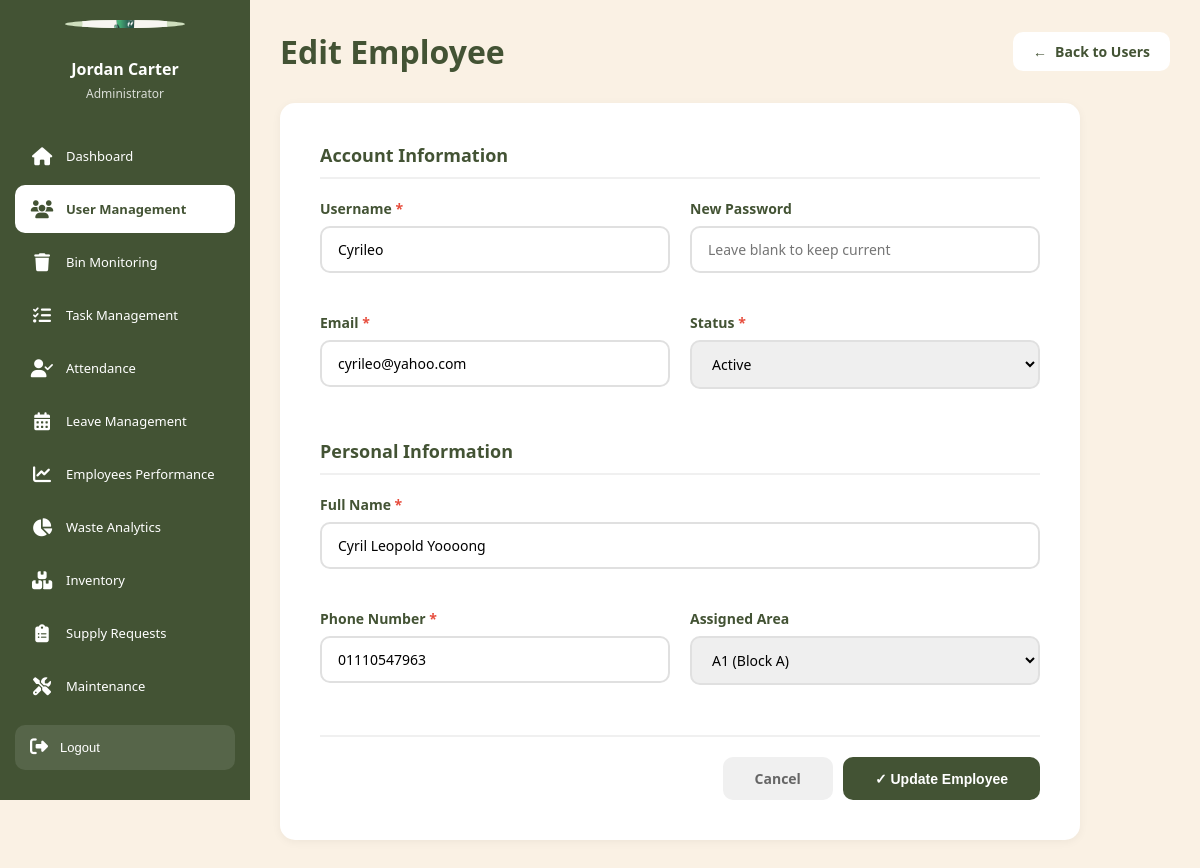
The page /admin/user_edit.php?type=employee&id=4 (signed in) on the database its author committed.
### tables this page shows
CREATE TABLE `employees` (
  `employee_id` int(11) NOT NULL,
  `username` varchar(50) NOT NULL,
  `password` varchar(255) NOT NULL COMMENT 'Hashed password using password_hash()',
  `email` varchar(100) NOT NULL,
  `language` varchar(5) DEFAULT 'en',
  `full_name` varchar(100) NOT NULL,
  `phone_number` varchar(20) DEFAULT NULL,
  `profile_picture` varchar(255) DEFAULT NULL,
  `area_id` int(11) DEFAULT NULL,
  `created_at` timestamp NOT NULL DEFAULT current_timestamp(),
  `last_login` timestamp NULL DEFAULT NULL,
  `status` enum('active','on_leave','inactive') DEFAULT 'active'
);

CREATE TABLE `areas` (
  `area_id` int(11) NOT NULL,
  `area_name` varchar(50) NOT NULL COMMENT 'Block name (A1, A2, A3, B1, B2)',
  `block` varchar(10) DEFAULT NULL,
  `total_floors` int(11) NOT NULL DEFAULT 4,
  `total_bins` int(11) NOT NULL DEFAULT 4,
  `description` text DEFAULT NULL,
  `created_at` timestamp NOT NULL DEFAULT current_timestamp()
);

### config/database.php (called while the page is built, shortened)
<?php
$options = [
    PDO::ATTR_ERRMODE            => PDO::ERRMODE_EXCEPTION,
    PDO::ATTR_DEFAULT_FETCH_MODE => PDO::FETCH_ASSOC,
    PDO::ATTR_EMULATE_PREPARES   => false,
    PDO::ATTR_PERSISTENT         => false,
];
try {
    $dsn = "mysql:host=" . DB_HOST . ";dbname=" . DB_NAME . ";charset=" . DB_CHARSET;
    $pdo = new PDO($dsn, DB_USER, DB_PASS, $options);
} catch (PDOException $e) {
    die("Database Connection Failed: " . $e->getMessage());
}
function query($sql, $params = []) {
    global $pdo;
    $stmt = $pdo->prepare($sql);
    $stmt->execute($params);
    return $stmt;
}
function getOne($sql, $params = []) {
    $stmt = query($sql, $params);
    return $stmt->fetch();
}
function getAll($sql, $params = []) {
    $stmt = query($sql, $params);
    return $stmt->fetchAll();
}
?>

### admin/user_edit.php (the view, shortened to what this page needs)
<?php
require_once '../config/database.php';
$user_type = $_GET['type'] ?? '';
$user_id = $_GET['id'] ?? '';
if ($user_type === 'admin') {
    $user = getOne("SELECT * FROM admins WHERE admin_id = ?", [$user_id]);
} else {
    $user = getOne("SELECT * FROM employees WHERE employee_id = ?", [$user_id]);
}
$areas = getAll("SELECT area_id, area_name, block FROM areas ORDER BY area_name");
?>
<!DOCTYPE html>
<html lang="en">
<head>
</head>
<body>
    <?php include '../includes/admin_sidebar.php'; ?>
    <main class="main-content">
        <div class="page-header">
            <h1>Edit <?php echo ucfirst($user_type); ?></h1>
            <a href="users.php?tab=<?php echo $user_type === 'admin' ? 'admins' : 'employees'; ?>" class="back-btn">
                <span>←</span> Back to Users
            </a>
        </div>
        <div class="form-container">
            <form action="user_actions.php" method="POST">
                <div class="form-section">
                    <h3>Account Information</h3>
                    <div class="form-grid">
                        <div class="form-group">
                            <label>
                                Username <span class="required">*</span>
                            </label>
                            <input
                                type="text"
                                name="username"
                                required
                                value="<?php echo htmlspecialchars($user['username']); ?>"
                                pattern="[a-zA-Z0-9_]{3,20}"
                            >
                        </div>
                        <div class="form-group">
                            <label>
                                New Password
                            </label>
                            <input
                                type="password"
                                name="password"
                                placeholder="Leave blank to keep current"
                                minlength="6"
                            >
                        </div>
                        <div class="form-group">
                            <label>
                                Email <span class="required">*</span>
                            </label>
                            <input
                                type="email"
                                name="email"
                                required
                                value="<?php echo htmlspecialchars($user['email']); ?>"
                            >
                        </div>
                        <div class="form-group">
                            <label>
                                Status <span class="required">*</span>
                            </label>
                            <select name="status" required>
                                <option value="active" <?php echo $user['status'] === 'active' ? 'selected' : ''; ?>>Active</option>
                            </select>
                        </div>
                    </div>
                </div>
                <div class="form-section">
                    <h3>Personal Information</h3>
                    <div class="form-grid">
                        <div class="form-group full-width">
                            <label>
                                Full Name <span class="required">*</span>
                            </label>
                            <input
                                type="text"
                                name="full_name"
                                required
                                value="<?php echo htmlspecialchars($user['full_name']); ?>"
                            >
                        </div>
                        <div class="form-group">
                            <label>
                                Phone Number <span class="required">*</span>
                            </label>
                            <input
                                type="tel"
                                name="phone_number"
                                required
                                value="<?php echo htmlspecialchars($user['phone_number']); ?>"
                                pattern="[0-9]{10,15}"
                            >
                        </div>
                        <?php if ($user_type === 'employee'): ?>
                            <div class="form-group">
                                <label>
                                    Assigned Area
                                </label>
                                <select name="area_id">
                                    <?php foreach ($areas as $area): ?>
                                        <option value="<?php echo $area['area_id']; ?>"
                                                <?php echo ($user['area_id'] ?? '') == $area['area_id'] ? 'selected' : ''; ?>>
                                            <?php echo htmlspecialchars($area['area_name']) . ' (' . htmlspecialchars($area['block']) . ')'; ?>
                                        </option>
                                    <?php endforeach; ?>
                                </select>
                            </div>
                        <?php endif; ?>
                    </div>
                </div>
                <div class="form-actions">
                    <a href="users.php?tab=<?php echo $user_type === 'admin' ? 'admins' : 'employees'; ?>" class="btn btn-secondary">
                        Cancel
                    </a>
                    <button type="submit" class="btn btn-primary">
                        ✓ Update <?php echo ucfirst($user_type); ?>
                    </button>
                </div>
            </form>
        </div>
    </main>
</body>
</html>

### admin/user_edit.php (style rules this page uses)
* { margin: 0; padding: 0; box-sizing: border-box; }
body { font-family: 'Segoe UI', Tahoma, Geneva, Verdana, sans-serif; background: #FAF1E4; display: flex; min-height: 100vh; }
.main-content { margin-left: 250px; flex: 1; padding: 30px; }
.page-header { display: flex; justify-content: space-between; align-items: center; margin-bottom: 30px; }
.page-header h1 { font-size: 32px; color: #435334; }
.back-btn { padding: 10px 20px; background: white; color: #435334; text-decoration: none; border-radius: 10px; font-size: 14px; font-weight: 600; transition: all 0.3s ease; display: inline-flex; align-items: center; gap: 8px; }
.form-container { background: white; border-radius: 15px; padding: 40px; box-shadow: 0 2px 10px rgba(0,0,0,0.05); max-width: 800px; }
.form-section { margin-bottom: 30px; }
.form-section h3 { font-size: 18px; color: #435334; margin-bottom: 20px; padding-bottom: 10px; border-bottom: 2px solid #f0f0f0; }
.form-grid { display: grid; grid-template-columns: 1fr 1fr; gap: 20px; }
.form-group { margin-bottom: 20px; }
.form-group.full-width { grid-column: 1 / -1; }
.form-group label { display: block; margin-bottom: 8px; font-size: 14px; font-weight: 600; color: #435334; }
.form-group label .required { color: #e74c3c; }
.form-group input, .form-group select { width: 100%; padding: 12px 16px; border: 2px solid #e0e0e0; border-radius: 10px; font-size: 14px; font-family: inherit; transition: all 0.3s ease; }
.form-actions { display: flex; gap: 10px; justify-content: flex-end; margin-top: 30px; padding-top: 20px; border-top: 2px solid #f0f0f0; }
.btn { padding: 12px 32px; border: none; border-radius: 10px; font-size: 14px; font-weight: 600; cursor: pointer; transition: all 0.3s ease; }
.btn-primary { background: #435334; color: white; }
.btn-secondary { background: #f0f0f0; color: #666; text-decoration: none; }

### rows shown on the page
employees: username "Cyrileo", email "cyrileo@yahoo.com", status "Active", full_name "Cyril Leopold Yoooong", phone_number "01110547963", area_id "A1 (Block A)"

### other values the page prints
$admin_name "Jordan Carter"
$user_type "Employee"
